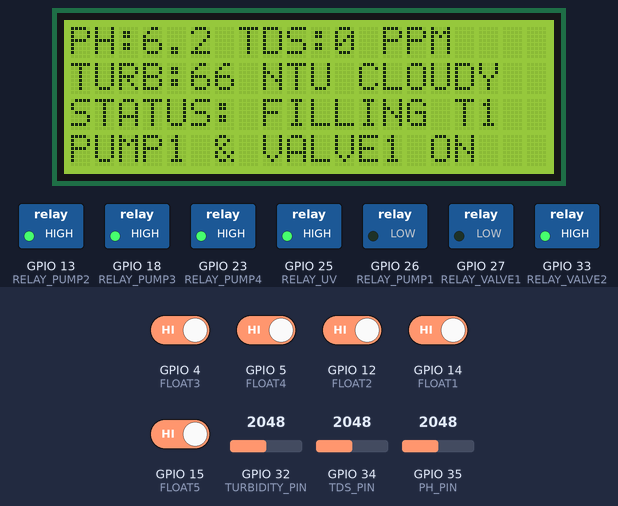
Recording of a sketch running on a simulated ESP32. On the bench: 20×4 character LCD, switched loads named in the sketch (green lamp = pin HIGH). Inputs (shaded band) come from the test bench; at power-on: GPIO 4 (FLOAT3), GPIO 5 (FLOAT4), GPIO 12 (FLOAT2), GPIO 14 (FLOAT1), GPIO 15 (FLOAT5) HIGH, GPIO 32 (TURBIDITY_PIN) = 2048, GPIO 34 (TDS_PIN) = 2048, GPIO 35 (PH_PIN) = 2048 (analog values on the 0–4095 scale). EEPROM starts erased; what the sketch prints to the serial monitor is not drawn.

Above: at 3.3 s.
3.4 s: GPIO 32 (TURBIDITY_PIN) set to 1976
5.5 s: GPIO 32 (TURBIDITY_PIN) set to 1890
At 7.8 s:
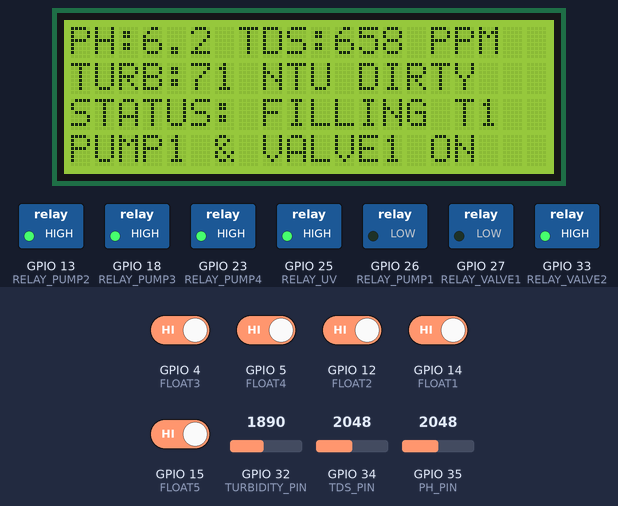
8.1 s: GPIO 14 (FLOAT1) driven LOW
At 9.7 s:
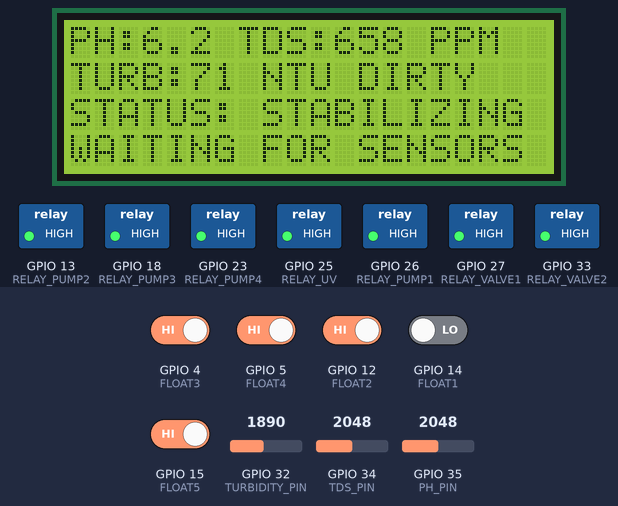
10.0 s: GPIO 32 (TURBIDITY_PIN) set to 2040
At 11.8 s:
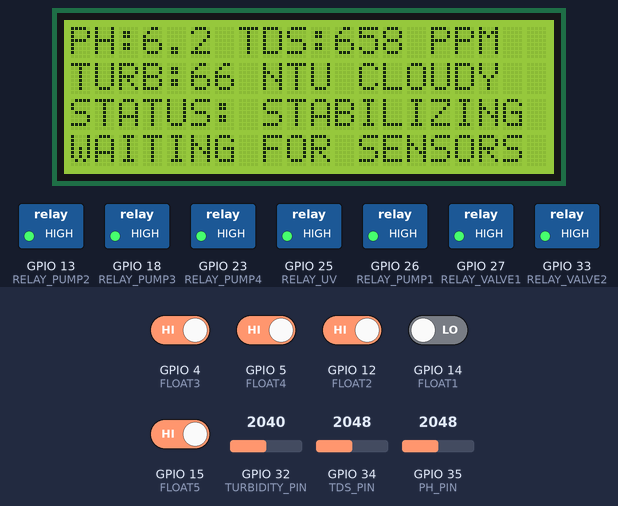
12.3 s: GPIO 32 (TURBIDITY_PIN) set to 3108
At 14.3 s:
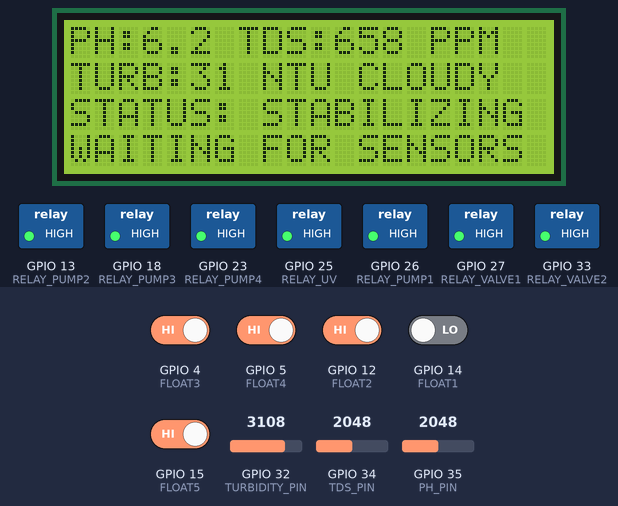
14.9 s: GPIO 32 (TURBIDITY_PIN) set to 3206
At 16.8 s:
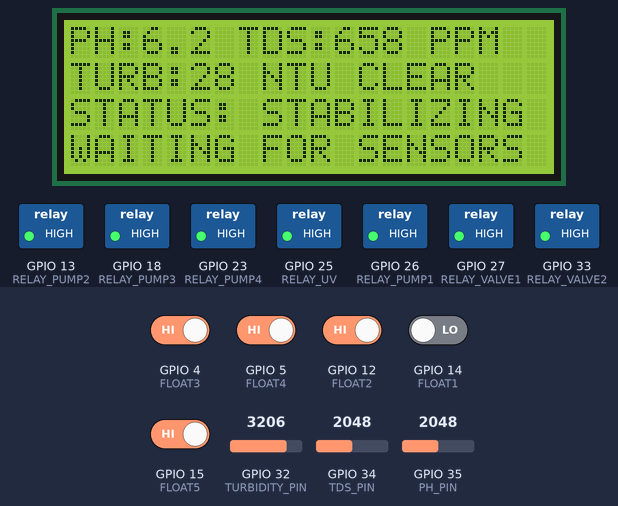
Timing chart, 0 to 25.3 s (numbered marks = the images above; inputs shaded):
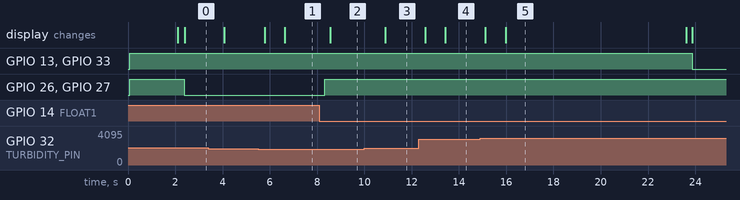

Measured:
- the behaviour switches between 1929 and 1928 on GPIO 32 (TURBIDITY_PIN) (found by bisection; images 0 and 1)
- the behaviour switches between 3166 and 3167 on GPIO 32 (TURBIDITY_PIN) (found by bisection; images 4 and 5)
- after the input at 5.5 s, the display: first changes after 0.28 s (image 1 shows a later state)
- after the input at 8.1 s, GPIO 26 (RELAY_PUMP1), GPIO 27 (RELAY_VALVE1): LOW → HIGH after 0.23 s; the display: changes after 0.47 s (image 2)
- after the input at 10.0 s, the display: changes after 0.87 s (image 3)
- after the input at 12.3 s, the display: first changes after 0.27 s (image 4 shows a later state)

The sketch:

water_purifier_powerV7_debugging_turbsensor_UPDATED_LCD.ino
```cpp
#include <Wire.h>
#include <LiquidCrystal_I2C.h>
#include "DFRobot_PH.h"
#include <EEPROM.h>

LiquidCrystal_I2C lcd(0x27, 20, 4);
DFRobot_PH ph;

/* ================= SENSOR PINS ================= */
#define TDS_PIN        34
#define PH_PIN         35
#define TURBIDITY_PIN  32
#define EEPROM_SIZE    64

/* ================= TURBIDITY CONSTANTS ================= */
int clearValue = 4095;  // Sensor value in clear water
int dirtyValue = 1000;  // Sensor value in dirty water
int turbidityPercentage = 0;
String turbidityStatus = "CLEAR";

/* ================= SENSOR CONSTANTS ================= */
#define SCOUNT 30
int tdsBuffer[SCOUNT];
int tdsBufferIndex = 0;
float temperature = 25.0;
float voltagePH, phValue;

/* ================= FLOAT SWITCHES ================= */
#define FLOAT1 14
#define FLOAT2 12
#define FLOAT3 4
#define FLOAT4 5
#define FLOAT5 15

/* ================= RELAYS ================= */
#define RELAY_PUMP1 26
#define RELAY_VALVE1 27
#define RELAY_PUMP2 13
#define RELAY_VALVE2 33
#define RELAY_PUMP3  18//32
#define RELAY_PUMP4 23
#define RELAY_UV 25

/* ================= TIMING & LIMITS ================= */
const unsigned long STABLE_TIME = 15000;
const unsigned long UV_DELAY = 3000;
const unsigned long UV_TIME = 1200000;
const unsigned long LCD_INTERVAL = 600;

float phLow = 6.5;
float phHigh = 8.5;
float tdsLimit = 600;
float turbLimit = 50.0; // 50% threshold for unsafe water

/* ================= SYSTEM STATES ================= */
enum State { FILL_TANK1, STABILIZE, MONITOR_QUALITY, REFILTER, TRANSFER_TANK2, UV_STERILIZE, RESERVOIR_FILL, STANDBY };
State systemState = FILL_TANK1;

unsigned long stateStart = 0;
float tdsValue = 0;
float turbVoltage = 0;

/* ================= HELPERS ================= */
int getMedianNum(int bArray[], int iFilterLen) {
  int bTab[iFilterLen];
  for (byte i = 0; i < iFilterLen; i++) bTab[i] = bArray[i];
  int i, j, bTemp;
  for (j = 0; j < iFilterLen - 1; j++) {
    for (i = 0; i < iFilterLen - j - 1; i++) {
      if (bTab[i] > bTab[i + 1]) {
        bTemp = bTab[i];
        bTab[i] = bTab[i + 1];
        bTab[i + 1] = bTemp;
      }
    }
  }
  return (iFilterLen & 1) > 0 ? bTab[(iFilterLen - 1) / 2] : (bTab[iFilterLen / 2] + bTab[iFilterLen / 2 - 1]) / 2;
}

float readAverage(int pin) {
  long sum = 0;
  for (int i = 0; i < 20; i++) {
    sum += analogRead(pin);
    delay(5);
  }
  return sum / 20.0;
}

/* ================= SENSOR READ ================= */
void readSensors() {
  // TDS
  tdsBuffer[tdsBufferIndex] = analogRead(TDS_PIN);
  tdsBufferIndex++;
  if (tdsBufferIndex >= SCOUNT) tdsBufferIndex = 0;
  float tdsRawMedian = getMedianNum(tdsBuffer, SCOUNT);
  float tdsVoltage = tdsRawMedian * (3.3 / 4095.0);
  float compensationCoefficient = 1.0 + 0.02 * (temperature - 25.0);
  float compensationVoltage = tdsVoltage / compensationCoefficient;
  tdsValue = (133.42 * pow(compensationVoltage, 3) - 255.86 * pow(compensationVoltage, 2) + 857.39 * compensationVoltage) * 0.5;

  // Turbidity Logic
  float turbRaw = readAverage(TURBIDITY_PIN);
  turbVoltage = turbRaw * (3.3 / 4095.0);
  turbidityPercentage = map((int)turbRaw, clearValue, dirtyValue, 0, 100);
  turbidityPercentage = constrain(turbidityPercentage, 0, 100);

  if (turbidityPercentage < 30) turbidityStatus = "CLEAR ";
  else if (turbidityPercentage < 70) turbidityStatus = "CLOUDY";
  else turbidityStatus = "DIRTY ";

  // pH
  float phRaw = readAverage(PH_PIN);
  voltagePH = phRaw * (3300.0 / 4095.0);
  phValue = ph.readPH(voltagePH, temperature);
}

/* ================= LCD UPDATE ================= */
void updateLCD() {
  static unsigned long lastLCDUpdate = 0;
  if (millis() - lastLCDUpdate > LCD_INTERVAL) {
    // Row 0: PH and TDS
    lcd.setCursor(0, 0);
    lcd.print("PH:"); lcd.print(phValue, 1);
    lcd.print(" TDS:"); lcd.print((int)tdsValue);
    lcd.print(" PPM    ");

    // Row 1: Turbidity % and Status
    lcd.setCursor(0, 1);
    lcd.print("TURB:"); lcd.print(turbidityPercentage);
    lcd.print(" NTU "); lcd.print(turbidityStatus);
    lcd.print("        "); // Clearing extra space

    lastLCDUpdate = millis();
  }
}

void printSerialData() {
    static unsigned long lastSerialPrint = 0;
    if (millis() - lastSerialPrint > 2000) {
        Serial.print("pH: "); Serial.print(phValue, 2);
        Serial.print(" | TDS: "); Serial.print(tdsValue, 0);
        Serial.print(" | Turb: "); Serial.print(turbidityPercentage);
        Serial.print("% | State: "); Serial.println(systemState);
        lastSerialPrint = millis();
    }
}

void allPumpsOff() {
  digitalWrite(RELAY_PUMP1, HIGH);
  digitalWrite(RELAY_PUMP2, HIGH);
  digitalWrite(RELAY_PUMP3, HIGH);
  digitalWrite(RELAY_PUMP4, HIGH);
  digitalWrite(RELAY_UV, HIGH);
  digitalWrite(RELAY_VALVE1, HIGH);
  digitalWrite(RELAY_VALVE2, HIGH);
}

void setup() {
  Serial.begin(115200);
  analogReadResolution(12);
  analogSetAttenuation(ADC_11db);
  EEPROM.begin(EEPROM_SIZE);
  ph.begin();

  lcd.init();
  lcd.backlight();

  pinMode(FLOAT1, INPUT_PULLUP);
  pinMode(FLOAT2, INPUT_PULLUP);
  pinMode(FLOAT3, INPUT_PULLUP);
  pinMode(FLOAT4, INPUT_PULLUP);
  pinMode(FLOAT5, INPUT_PULLUP);

  pinMode(RELAY_PUMP1, OUTPUT);
  pinMode(RELAY_PUMP2, OUTPUT);
  pinMode(RELAY_PUMP3, OUTPUT);
  pinMode(RELAY_PUMP4, OUTPUT);
  pinMode(RELAY_VALVE1, OUTPUT);
  pinMode(RELAY_VALVE2, OUTPUT);
  pinMode(RELAY_UV, OUTPUT);

  allPumpsOff();
   lcd.setCursor(0,0);
  lcd.print("SMART WATER SYSTEM");
  lcd.setCursor(0,1);
  lcd.print("SYSTEM STARTING...");
  delay(2000);
  lcd.clear();
}

void loop() {
  if (Serial.available() > 0) {
      allPumpsOff();
      ph.calibration(voltagePH, temperature);
      return;
  }

  static unsigned long lastBufferFill = 0;
  if (millis() - lastBufferFill > 50) {
      readSensors();
      lastBufferFill = millis();
  }

  updateLCD();
  printSerialData();

  bool tank1Full = digitalRead(FLOAT1) == LOW;
  bool tank1Low = digitalRead(FLOAT2) == LOW;
  bool tank2Full = digitalRead(FLOAT3) == HIGH;
  bool tank2Low = digitalRead(FLOAT4) == LOW;
  bool reservoirFull = digitalRead(FLOAT5) == LOW;

  bool unsafe = (tdsValue > tdsLimit + 10) || (turbidityPercentage >= 50) || (phValue < phLow) || (phValue > phHigh);

  if (tank1Low && systemState != FILL_TANK1) {
    allPumpsOff();
    systemState = FILL_TANK1;
  }

  switch (systemState) {
    case FILL_TANK1:
      lcd.setCursor(0, 2); lcd.print("STATUS: FILLING T1  ");
      lcd.setCursor(0, 3); lcd.print("PUMP1 & VALVE1 ON   ");
      digitalWrite(RELAY_PUMP1, LOW);
      digitalWrite(RELAY_VALVE1, LOW);
      if (tank1Full) {
        digitalWrite(RELAY_PUMP1, HIGH);
        digitalWrite(RELAY_VALVE1, HIGH);
        systemState = STABILIZE;
        stateStart = millis();
      }
      break;

    case STABILIZE:
      lcd.setCursor(0, 2); lcd.print("STATUS: STABILIZING ");
      lcd.setCursor(0, 3); lcd.print("WAITING FOR SENSORS ");
      if (millis() - stateStart > STABLE_TIME) {
        systemState = MONITOR_QUALITY;
      }
      break;

    case MONITOR_QUALITY:
      lcd.setCursor(0, 2); lcd.print("STATUS: CHECKING    ");
      if (unsafe) {
          lcd.setCursor(0, 3); lcd.print("QUALITY: UNSAFE!    ");
          systemState = REFILTER;
      } else {
          lcd.setCursor(0, 3); lcd.print("QUALITY: SAFE       ");
          systemState = TRANSFER_TANK2;
      }
      break;

    case REFILTER:
      lcd.setCursor(0, 2); lcd.print("STATUS: REFILTERING ");
      lcd.setCursor(0, 3); lcd.print("PUMP2 & VALVE2 ON   ");
      digitalWrite(RELAY_PUMP2, LOW);
      digitalWrite(RELAY_VALVE2, LOW);
      if (!unsafe) {
        digitalWrite(RELAY_PUMP2, HIGH);
        digitalWrite(RELAY_VALVE2, HIGH);
        systemState = MONITOR_QUALITY;
      }
      break;

    case TRANSFER_TANK2:
      lcd.setCursor(0, 2); lcd.print("STATUS: TRANSFERRING");
      lcd.setCursor(0, 3); lcd.print("PUMP 3 (T1 -> T2)   ");
      if (!tank2Full) {
        digitalWrite(RELAY_PUMP3, LOW);
      } else {
        digitalWrite(RELAY_PUMP3, HIGH);
        systemState = UV_STERILIZE;
        stateStart = millis();
      }
      break;

    case UV_STERILIZE:
      lcd.setCursor(0, 2); lcd.print("STATUS: UV SCAN     ");
      lcd.setCursor(0, 3); lcd.print("UV LAMP ACTIVE      ");
      if (millis() - stateStart > UV_DELAY) digitalWrite(RELAY_UV, LOW);
      if (millis() - stateStart > UV_TIME) {
        digitalWrite(RELAY_UV, HIGH);
        systemState = RESERVOIR_FILL;
      }
      break;

    case RESERVOIR_FILL:
      lcd.setCursor(0, 2); lcd.print("STATUS: RES. FILL   ");
      lcd.setCursor(0, 3); lcd.print("PUMP 4 ACTIVE       ");
      if (!reservoirFull && !tank2Low) {
        digitalWrite(RELAY_PUMP4, LOW);
      } else {
        digitalWrite(RELAY_PUMP4, HIGH);
        systemState = STANDBY;
      }
      break;

    case STANDBY:
      lcd.setCursor(0, 2); lcd.print("STATUS: STANDBY     ");
      lcd.setCursor(0, 3); lcd.print("SYSTEM READY        ");
      if ((!reservoirFull || tank2Low) && !tank1Low) {
        systemState = TRANSFER_TANK2;
      }
      break;
  }
}
```
